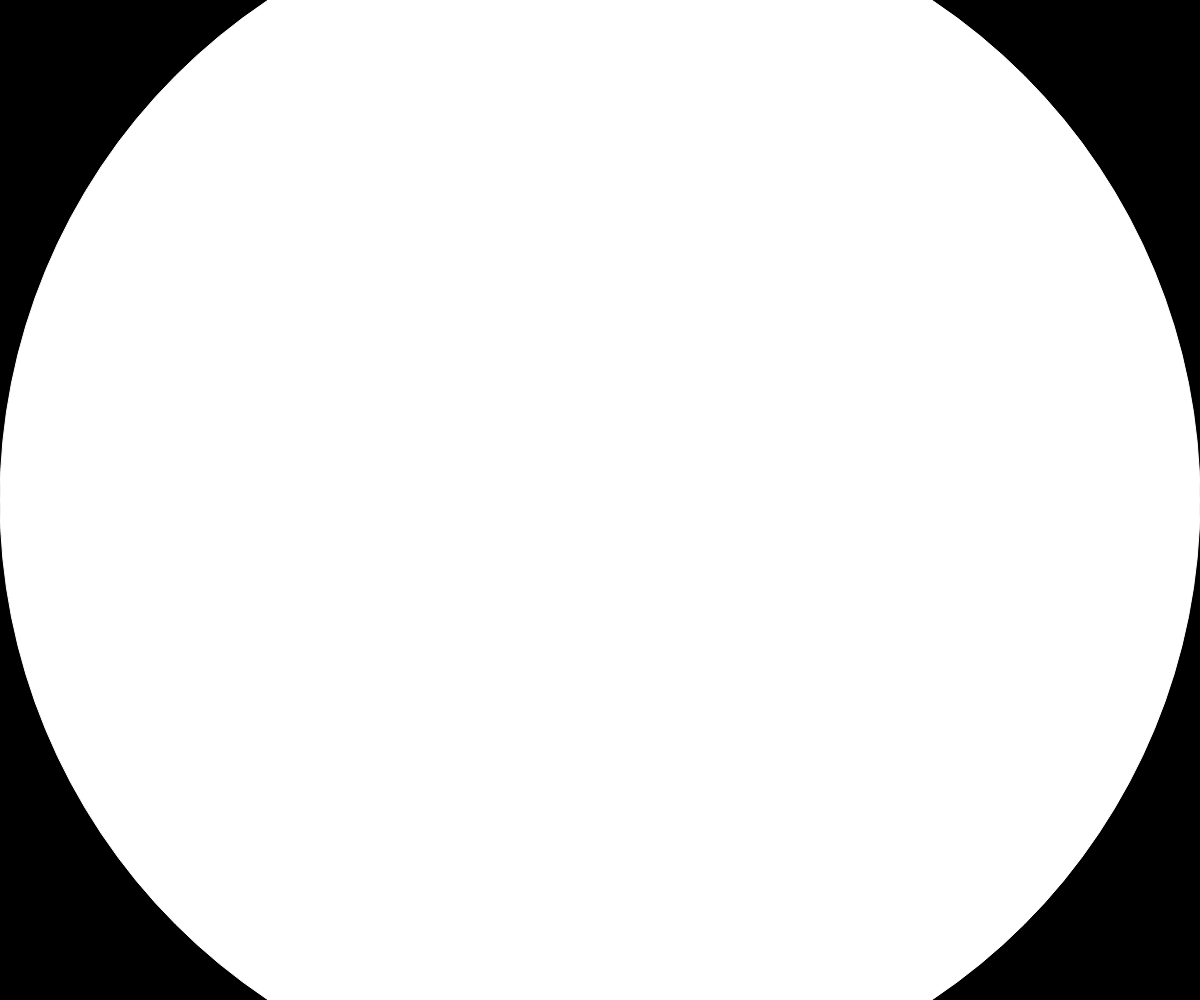
Frame 1 (no input)
Frame 60 (no input): identical to frame 1, image omitted
Frame 120 (the mouse pressed at the canvas centre since frame 60): identical to frame 1, image omitted

The p5.js sketch that drew this single still picture (run headless with seeded random() and noise() and a simulated clock; from frame 60 on, the mouse is pressed at the canvas centre):

// p5.js sketch
// ── sketch.js
/*
 * 	1.2 Drawing with Loops
 *
 *	OKAY, so now we have played with a few of the basic shapes in p5, but unless we are using loops, we are going to have to
 *	create every single shape ourselves. 
 *
 *	Don't do what you don't have to.
 *
 *	CHALLENGES:
 *		1. Make a tunnel of multiple 2D primitive shapes.
 *		2. Make the tunnel EVENLY SPACED, instead of exponential, as it is now.
 */

function setup(){
	createCanvas(window.innerWidth, window.innerHeight);

	background(color(0));

	stroke(color(255));

	// Okay, our first loop in p5. 
	// With 'for loops' like this... 
	// 	first we pass in the index variable, and set it's initial value (var i = 0)
	// 	second, we define the condition. As long as 'i' is less than 'numShapes', we can continue looping
	// 	and finally, we define the result of the loop, which is the index 'i' increasing by one.
	//
	// 	What other loops can we use in JavaScript? How else could we play with this?
	//
	
	var numShapes = 100;
	var initial_radius = width;
	for(var i = 0; i < numShapes; i++){
		ellipse(width/2,height/2,initial_radius/(i+1));		
	}

	// Woah, we have a tunnel. Okay you do the rest.
	
	// NOTE: You might notice some funny color stuff happening near the center of the tunnel. This is called a "moire effect", which
	// occurs when you have tightly packed lines, superimposed on each other. 
}

function draw(){
	//Once again, don't worry about draw (unless you are looking to make things move...)
}
